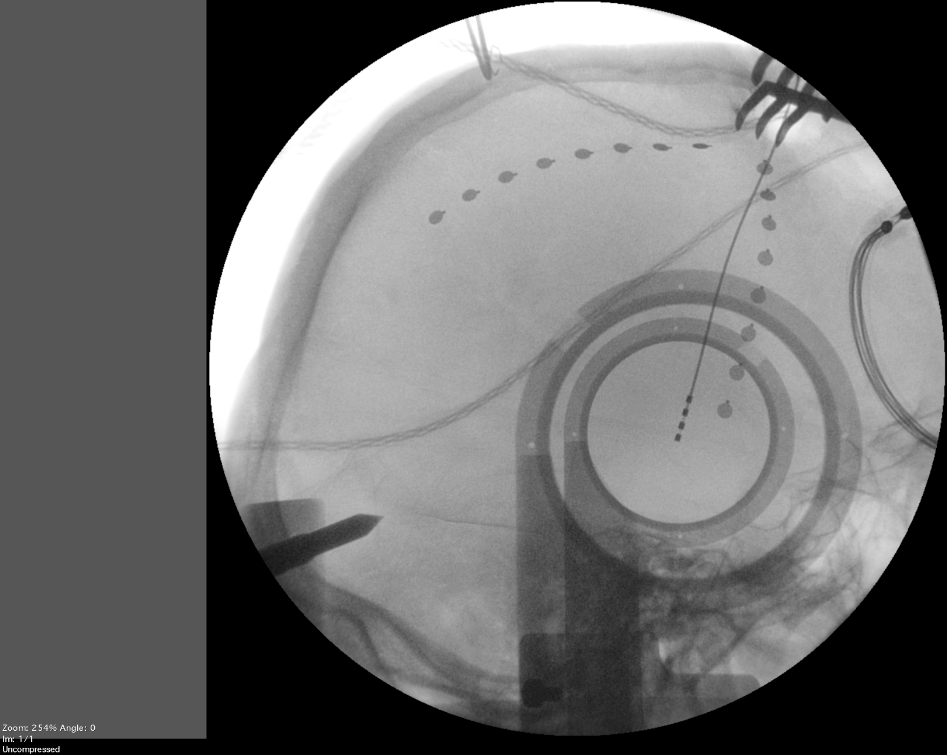
#> input picture a2/subject_1/fluoro_subject_1c.tif, 947 x 755 px, found by its file name
$ python new_DBS_fluoro.py
#> lines starting #> are read from the running program, lines starting #| are printed output that depends on the picture; after the words box and inside, x2 and y2 are one past the last pixel; in counts of white or black regions, pixels touching at a corner belong together
# required packages are cv2, numpy, matplotlib.pyplot
# input is fluoroscopy image in .tif format (note .jpg format doesn't work)

import cv2
import numpy as np
import matplotlib.pyplot as plt
import math

input_images = ["/Users/Jenny/final testing/fluoro_subject_1c/fluoro_subject_1c.tif",
                "/Users/Jenny/final testing/fluoro_subject_2/fluoro_subject_2.tif",
                "/Users/Jenny/final testing/fluoro_subject_3/fluoro_subject_3.tif",
                "/Users/Jenny/final testing/fluoro_subject_4/fluoro_subject_4.tif",
                "/Users/Jenny/final testing/fluoro_subject_5/fluoro_subject_5.tif",
                "/Users/Jenny/final testing/DBS_bG02/DBS_bG02.tif",
                "/Users/Jenny/final testing/DBS_bG03/DBS_bG03.tif",
                "/Users/Jenny/final testing/DBS_bG06/DBS_bG06.tif",
                "/Users/Jenny/final testing/DBS_bG09/DBS_bG09.tif",
                "/Users/Jenny/final testing/DBS_bG10/DBS_bG10.tif",
                "/Users/Jenny/final testing/DBS_bG12/DBS_bG12.tif",
                "/Users/Jenny/final testing/DBS_bG13/DBS_bG13.tif",
                "/Users/Jenny/final testing/DBS_bG17/DBS_bG17.tif",
                "/Users/Jenny/final testing/DBS_bG18/DBS_bG18.tif",
                "/Users/Jenny/final testing/DBS_bG19/DBS_bG19.tif"]

# input is a list of input images, each element is a filepath
def fluoro_DBS (tif_images):
   for subject in tif_images:
      input_image = subject

      folder_name = "/".join((input_image).split("/")[:-1])
      output_path = folder_name + '/'

      # step 1 detect center of stereotactic frame
      center_of_frame = detect_circle(subject)
      print("center of frame is at ", center_of_frame)

      # step 2 detect vertical long lines as candidates
      DBS_lead, candidates = vertical_long_lines(subject, output_path,center_of_frame)
      other_half = on_same_line(DBS_lead, candidates)
      print("bottom half is ", DBS_lead)
      print("candidates are ", candidates)
      print("other half is ", other_half)

      # step 3 find two halves of DBS lead
      final_points = check_top_half(DBS_lead, other_half, center_of_frame)
      print("in fluoro, DBS lead is located at", final_points, "(x1,y1,x2,y2)")

      # step 4 connect them & output
      draw_lead_on_image(final_points,input_image, output_path)
      x1 = final_points[0][0][0]
      y1 = final_points[0][0][1]
      x2 = final_points[0][0][2]
      y2 = final_points[0][0][3]
      fill_in_pixels(x1,x2,y1,y2,output_path)


# ******************************************************************************
# step 1 find frame, terminal end of DBS lead is always near the center of
# this circular frame

def detect_circle(input_fluoro):
   # Read image.
   img_c = cv2.imread(input_fluoro, cv2.IMREAD_COLOR)
#> img_c is the input picture: shape (755, 947, 3); min 0, max 255, mean 110.2

   # Convert to grayscale.
   gray = cv2.cvtColor(img_c, cv2.COLOR_BGR2GRAY)

   # Blur using 3 * 3 kernel.
   gray_blurred = cv2.blur(gray, (3, 3))

   # fluoroscopy images are not all the same size
   # circles' radiuses are between 8% - 22% of image size (on the x-axis)
   # subject1 is 755 x 947, most other subjects are 1024 x 1280

   # find image size on the x-axis axis
   one_ar_3d = np.asarray(img_c) # this is 3D array
   one_arr = one_ar_3d[:,:,:0]
#> one_arr = empty array
   horizontal_size = np.shape(one_arr)[1]
   min_radius = int(horizontal_size * 0.08)
   max_radius = int(horizontal_size * 0.22)

   # Apply Hough transform on the blurred image.
   detected_circles = cv2.HoughCircles(gray_blurred,
                                       cv2.HOUGH_GRADIENT, 1, 30, param1 = 50,
                                       param2 = 40, minRadius = min_radius, maxRadius = max_radius)
#> detected_circles = 17 rows, first 8: [687.5, 441.5, 137.8], [707.5, 473.5, 199.7], [734.5, 427.5, 199.7], [733.5, 458.5, 170], [672.5, 503.5, 201.9], [724.5, 397.5, 156.8], [666.5, 419.5, 132.6], [662.5, 474.5, 178.8]
   # min radius is ~80, max radius is ~150

   # filter to only circles in a certain region
   filtered_circles = list(filter(lambda x: x[0] >= 500 and x[0] <= 1100
                                  and x[1] >= 400 and x[1] <= 1000, detected_circles[0]))
#> filtered_circles = 15 items, first 6: [687.5, 441.5, 137.8], [707.5, 473.5, 199.7], [734.5, 427.5, 199.7], [733.5, 458.5, 170], [672.5, 503.5, 201.9], [666.5, 419.5, 132.6]
#> in fluoro_DBS, `center_of_frame = detect_circle(subject)`: center_of_frame = [687.5, 441.5, 137.8]
#| center of frame is at  [687.5 441.5 137.8]

   return filtered_circles[0]

# ******************************************************************************
# step 2 line detection
# out of all straight lines detected, 2 additional parameters are used to
# narrow down DBS lead: first vertical line of slope >= 1.5; second
# end point is near the center of the fram

def vertical_long_lines (input_fluoro, output_path, center_of_frame):
   img_l = cv2.imread(input_fluoro)
   # Convert the img_l to grayscale
   gray = cv2.cvtColor(img_l,cv2.COLOR_BGR2GRAY)

   # Apply edge detection method on the image, output binary image
   edges = cv2.Canny(gray,80,150,apertureSize = 3)
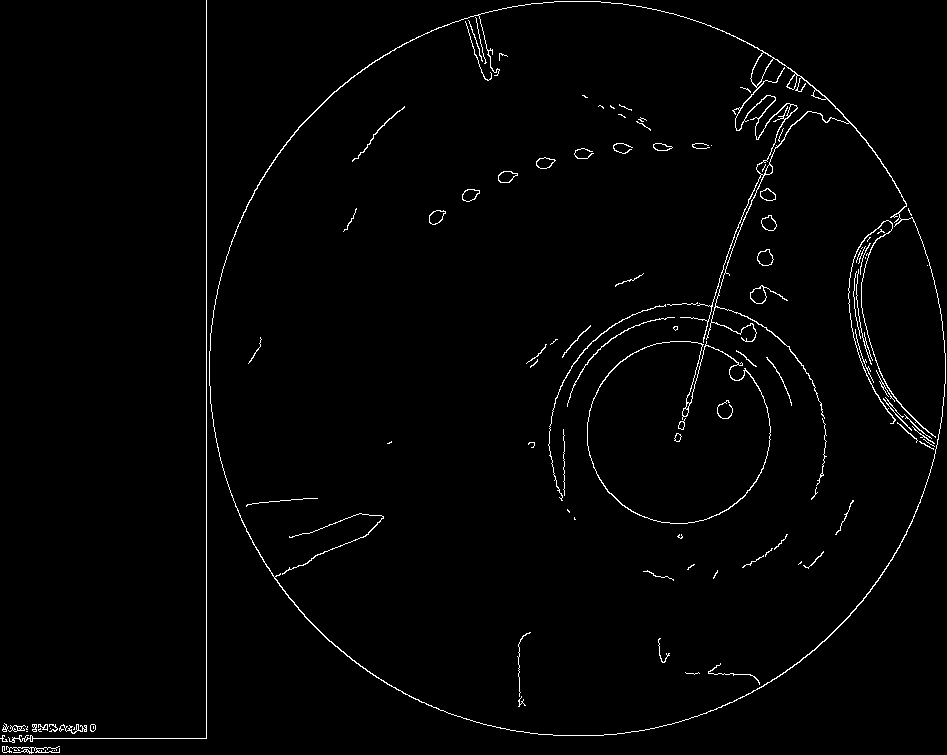
#> edges: shape (755, 947); 1.6% white in thin lines or dots
   # edges is a numpy.ndarray of original image size

   lines = cv2.HoughLinesP(edges, 1, np.pi/180, 50, maxLineGap=50)
#> lines = 63 rows, first 6: [206, 738, 206, 0], [0, 738, 205, 738], [655, 520, 655, 520], [676, 441, 726, 256], [679, 441, 735, 231], [697, 342, 795, 86]

   # filter 1/3: find only vertical lines
   vertical_lines = []
   for line in lines:
      x1 = (line[0])[0]
      y1 = (line[0])[1]
      x2 = (line[0])[2]
      y2 = (line[0])[3]

      # not perfectly vertical, avoid division by 0, (most likely left border)
      if x1 != x2:

         slope = (y2-y1)/(x2-x1) # equation to calculate slope

         # fairly vertical line (slope >=1.5, exclude horizontal lines:
         if slope != 0 and (abs(slope)) >= 1.5:
            vertical_lines.append(line) # add this line to filtered list
            vertical_array = np.asarray(vertical_lines)
#> this loop made 63 passes
#> (x1, y1, x2, y2, slope, vertical_array) on pass 5: (679, 441, 735, 231, -3.75, [[676, 441, 726, 256], [679, 441, 735, 231]])
#> after the loop, vertical_lines = 27 items, first 6: [[676, 441, 726, 256]], [[679, 441, 735, 231]], [[697, 342, 795, 86]], [[849, 281, 897, 423]], [[737, 114, 773, 58]], [[692, 342, 804, 79]]

   # filter 2/3: find point closest to center of circle
   # receive center point of circle from circle-finding detection
   circle_center_x = int(center_of_frame[0])
#> circle_center_x = 687
   circle_center_y = int(center_of_frame[1])
#> circle_center_y = 441
   circle_center = [circle_center_x, circle_center_y]
#> circle_center = [687, 441]

   # function to find DBS lead coordinates
   DBS_lead = list_distances(vertical_lines,circle_center)
#> in list_distances, `circle_x = center[0]`: circle_x = 687
#> in list_distances, `circle_y = center[1]`: circle_y = 441
#> the loop in list_distances, `for line in lol:` made 27 passes
#> (point_a_x, point_a_y, point_b_x, point_b_y, dist1, dist2, shortest) on passes 1 to 8: (676, 441, 726, 256, 11, 189.1, 11), (679, 441, 735, 231, 8, 215.4, 8), (697, 342, 795, 86, 99.5, 371.1, 99.5), (849, 281, 897, 423, 227.7, 210.8, 210.8), (737, 114, 773, 58, 330.8, 392.5, 330.8), (692, 342, 804, 79, 99.13, 380.4, 99.13), (755, 47, 769, 446, 399.8, 82.15, 82.15), (464, 18, 481, 72, 478.2, 422.6, 422.6)
#> after the loop in list_distances, `for line in lol:`: distances = 27 items, first 6: [[[680, 439, 738, 224]], 7.28], [[[679, 441, 735, 231]], 8], [[[676, 441, 726, 256]], 11], [[[721, 417, 744, 315]], 41.62], [[[755, 482, 765, 461]], 79.4], [[[755, 47, 769, 446]], 82.15]
#> DBS_lead = [[680, 439, 738, 224]]

   # filter 3/3: find line with similar slope
   # convert list into numpy array
   other_half = on_same_line(DBS_lead, vertical_lines)

   return DBS_lead, other_half

def on_same_line (half_DBS, all_lines):
   top_half = []
   std_x1 = half_DBS[0][0]
#> std_x1 = 680
   std_y1 = half_DBS[0][1]
#> std_y1 = 439
   std_x2 = half_DBS[0][2]
#> std_x2 = 738
   std_y2 = half_DBS[0][3]
#> std_y2 = 224
   DBS_slope = (std_y2 - std_y1) / (std_x2 - std_x1)
#> DBS_slope = -3.71
   DBS_y_int = std_y1 - DBS_slope * std_x1
#> DBS_y_int = 2959.7

   for line in all_lines:
      x1 = line[0][0]
      y1 = line[0][1]
      x2 = line[0][2]
      y2 = line[0][3]

      # if this line is highly similar to standard, eliminate this
      # because it's the same segment
      if not ((abs (x1-std_x1)) < 17 and (abs (x2-std_x2)) < 17 and
              (abs (y1-std_y1)) < 17 and (abs (x2-std_x2)) < 17):

         # given x1, and x2, predict y1, and y2 on the same line
         calc_y1 = DBS_slope * x1 + DBS_y_int
         calc_y2 = DBS_slope * x2 + DBS_y_int

         # if given line is close to predicted line, then append this to list
         if ((abs (calc_y1 - y1)) <= 20) and ((abs (calc_y2 - y2)) <= 20):
            top_half.append(line)
#> this loop made 27 passes
#> (x1, y1, x2, y2, calc_y1, calc_y2) on passes 3 to 10: (697, 342, 795, 86, 376, 12.71), (849, 281, 897, 423, -187.5, -365.4), (737, 114, 773, 58, 227.7, 94.26), (692, 342, 804, 79, 394.5, -20.66), (755, 47, 769, 446, 161, 109.1), (464, 18, 481, 72, 1239.7, 1176.7), (848, 293, 894, 421, -183.8, -354.3), (512, 730, 524, 704, 1061.8, 1017.3)
#> the loop in on_same_line (call 2), `for line in all_lines:` made 1 pass
#> line on pass 1: [[764, 128, 782, 63]]
#| bottom half is  [[680 439 738 224]]
#| candidates are  [[[764 128 782  63]]]
#| other half is  [[[764 128 782  63]]]
#| in fluoro, DBS lead is located at [[[687.5, 441.5, 782, 63]]] (x1,y1,x2,y2)

   return np.asarray(top_half)

# define calculate_distance function, accepts 4 parameters, point_x and
# point_y are x and y coordinates of the given point, center_x and center_y
# are x and y coordinates of the center of the circle. Function returns
# the cartesian distance between these two points
def calculate_distance(point_x,point_y,center_x,center_y):
   distance = math.sqrt((point_x - center_x)**2 + (point_y - center_y)**2)
   return distance

# function list_distance accepts 2 parameters, list of lines (lol),
# where each element contains 4 numbers: x, y cooridinates of two end points,
# and x,y cooridinate of center of the circle (center),
# function returns a new list where the second element is the distance
# of the closest point to the center of the circle
def list_distances (lol, center):
    distances = []
    circle_x = center[0]
    circle_y = center[1]

    # loop over every line in lol
    for line in lol:
        point_a_x = line[0][0]
        point_a_y = line[0][1]
        point_b_x = line[0][2]
        point_b_y = line[0][3]

        # pass to helper function, accept shortest distance
        dist1 = calculate_distance(point_a_x, point_a_y, circle_x, circle_y)
        dist2 = calculate_distance(point_b_x, point_b_y, circle_x, circle_y)
        shortest = min(dist1,dist2)
        distances.append([line,shortest])

        # sort lines by their distance in ascending order
        distances.sort(key = lambda x: x[1])

    # this is list of x,y coordinates
    return distances[0][0]


# *****************************************************************************

# Step 3 examine the output of bottom half, and top half, separated by
# circular frame

# function check_top_half examines the output of these 4 filters, there are 3 possible scenarios:
# scenario 1: length of top_half is 1, then only found original input bottom half, can't find top half.
# there are two scenarios in this case,
# A. if line is too far away from center of circle, then just extend to the center of the circle
# B. if line is too short, (only found the bottom half), then extend to certain length

# scenario 2: length of top half is more than 2, then found the top portion of DBS lead, simply connect
# this top portion with bottom portion

def predict_other_root(x1,y1,x2,y2):
   # equation of a straight line is y = mx + b
   m = (y2 - y1) / (x2 - x1)
   b = y1 - m * x1

   dy = lambda distance, m: m*dx(distance,m)
   dx = lambda distance, m: math.sqrt(distance/(m**2+1))

   distance = 480**2
   point_b = (x1+dx(distance,m), y1+dy(distance,m))

   calc_x = int(point_b[0])
   calc_y = int(point_b[1])

   return [[[x1, y1, calc_x, calc_y]]]

def check_top_half (bottom, top_list, circle_center):
   length = len(top_list)

   std_x1 = bottom[0][0]
   std_y1 = bottom[0][1]
   std_x2 = bottom[0][2]
   std_y2 = bottom[0][3]
   circle_x = circle_center[0]
   circle_y = circle_center[1]

   # scenario 1: only found original input, can't find the other half
   if length == 1:
      x1 = top_list[0][0][0]
      y1 = top_list[0][0][1]
      x2 = top_list[0][0][2]
      y2 = top_list[0][0][3]

      # option A: line is too far away from center of the circle, then extend to the center
      if calculate_distance(x1,y1,circle_x,circle_y) > 150:
         return [[[circle_x, circle_y, x2, y2]]]

      # option B: line is close to center of circle, but too short, extend to length 480
      # from the bottom point (center of the circle)
      else:
         print("x1 is ", x1)
         print("y1 is ", y1)
         print("x2 is ", x2)
         print("y2 is ", y2)
         return predict_other_root(x1,y1,x2,y2)

   # scenario 2: length of top half bigger 2, found the other half of DBS lead,
   elif length >= 2:
      # then connect the top portion with bottom portion
      x1 = bottom[0][0]
      y1 = bottom[0][1]
      x2 = top_list[0][0][2]
      y2 = top_list[0][0][3]
      return [[[x1,y1,x2,y2]]]

   # scenario 3: length of top half is 0, couldn't find the other half of DBS lead,
   elif length == 0:
      # then extend the bottom half toward the skull, until length is 480
      return predict_other_root(std_x1,std_y1,std_x2,std_y2)

# ******************************************************************************

# step 4 fill in line pixels between 2 end points

def draw_lead_on_image(endpoints, original, output_path):
   final_out_path = output_path + "DBS_leads_fluoro" + ".jpg"
   # draw final DBS_lead
   original_image = cv2.imread(original,cv2.IMREAD_COLOR)
   cv2.line(original_image, (endpoints[0][0][0], endpoints[0][0][1]),
            (endpoints[0][0][2], endpoints[0][0][3]), (0, 0, 255), 3, cv2.LINE_AA)
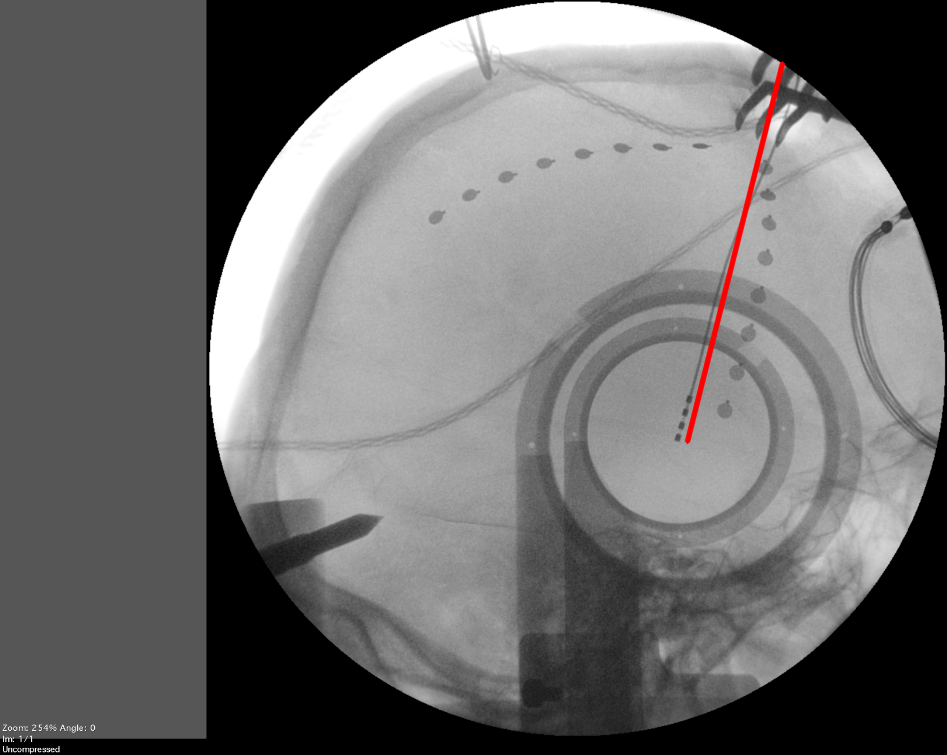
#> original_image: shape (755, 947, 3); 0.38% of pixels changed, all inside (x1, y1, x2, y2) = (684, 61, 786, 444)
   cv2.imwrite(final_out_path, original_image)

# function fill_in_pixels
def fill_in_pixels (x1,x2,y1,y2,output_path):
#> called with x1 = 687.5, x2 = 782, y1 = 441.5, y2 = 63
   DBS_lead_out = output_path + "DBS_lead_fluoro" +".txt"
   line_output = open(DBS_lead_out, 'w')
   # equation of a straight line is y = mx + b
   m = (y2 - y1) / (x2 - x1)
   b = y1 - m * x1

   for i in range(int(x1), int(x2+1)):
      calc_y = int(m*i + b)
      coordinate = [i,calc_y]

      # write output to file
      line_output.write(str(coordinate))
      line_output.write('\n')
#> pass 2 of the loop in fluoro_DBS, `for subject in tif_images:`:
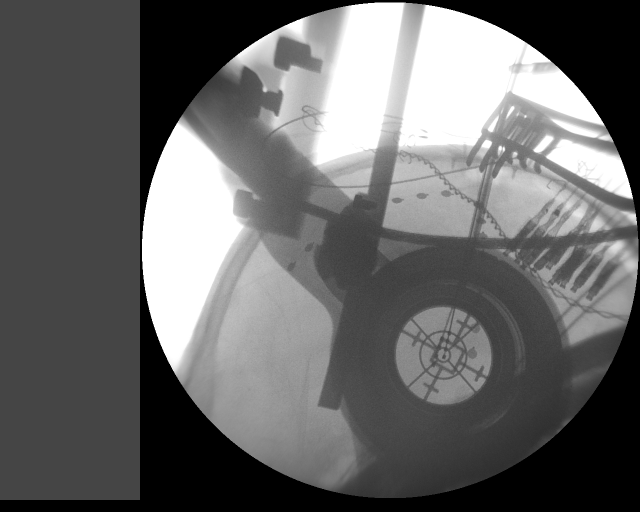
#> input picture data/subject_2/fluoro_subject_2.tif, 1280 x 1024 px, found by its file name (shown at 1/2 size)
#> in detect_circle, img_c is the input picture: shape (1024, 1280, 3); min 0, max 255, mean 103.2
#> gray: shape (1024, 1280)
#> gray_blurred: shape (1024, 1280)
#| center of frame is at  [884.5 731.5 243. ]
#> in vertical_long_lines (call 2), `edges = cv2.Canny(gray,80,150,apertureSize = 3)`:
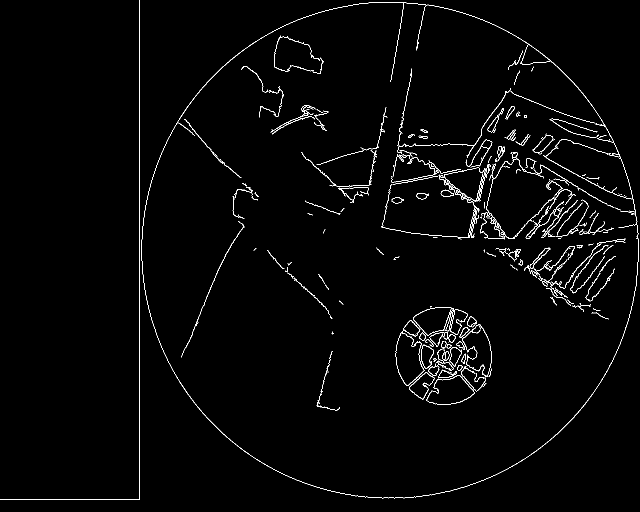
#> edges: shape (1024, 1280) (shown at 1/2 size); 1.7% white in thin lines or dots
#> the loop in vertical_long_lines (call 2), `for line in lines:` made 204 passes
#> line on passes 1 to 3: [[279, 999, 279, 0]], [[0, 999, 278, 999]], [[942, 472, 977, 321]]
#> the loop in list_distances (call 2), `for line in lol:` made 52 passes
#> line on passes 1 to 4: [[942, 472, 977, 321]], [[938, 475, 1001, 204]], [[935, 474, 996, 210]], [[373, 692, 435, 541]]
#| bottom half is  [[905 756 932 626]]
#| candidates are  [[[1014  238 1020  216]]
#|  [[1032  157 1046   81]]]
#| other half is  [[[1014  238 1020  216]]
#|  [[1032  157 1046   81]]]
#| in fluoro, DBS lead is located at [[[905, 756, 1020, 216]]] (x1,y1,x2,y2)
#> in draw_lead_on_image (call 2), `cv2.line(original_image, (endpoints[0][0][0], endpoints[0][0][1]), (en..`:
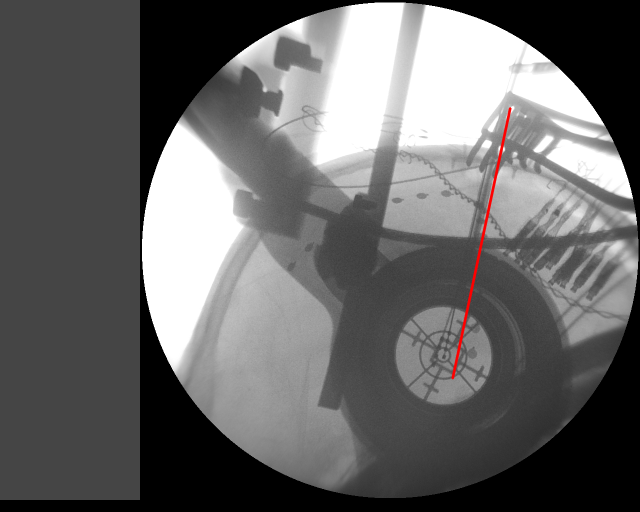
#> original_image: shape (1024, 1280, 3) (shown at 1/2 size); 0.29% of pixels changed, all inside (x1, y1, x2, y2) = (902, 214, 1024, 759)

   line_output.close()

#> (the run stopped early here; a loop or call above may not have finished)
